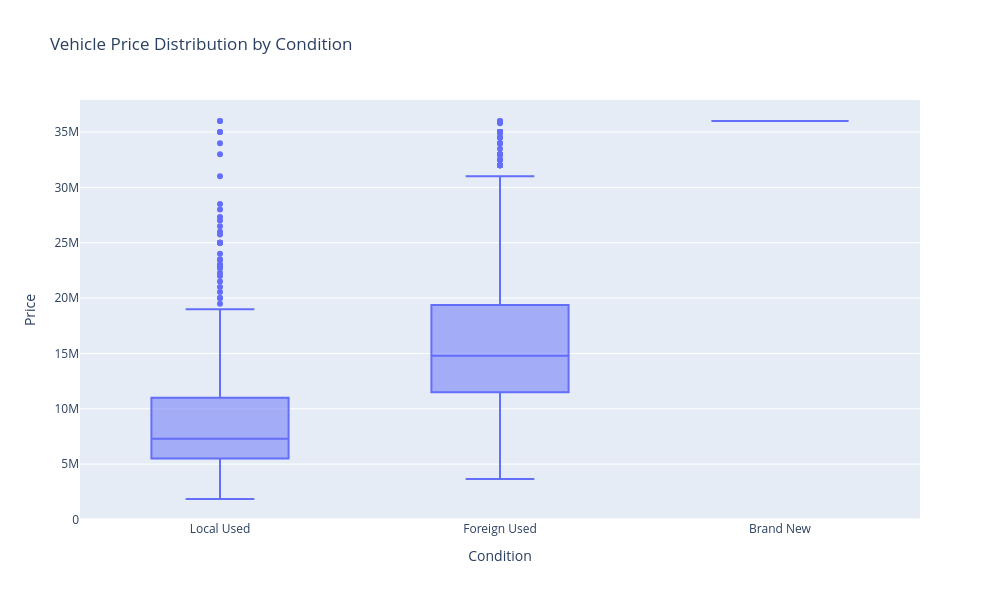

The cell this chart's notebook holds for it:
### Code cell
#Boxplot for visual insight
fig3 = px.box(
    df,
    x="condition",
    y="price",
    title="Vehicle Price Distribution by Condition",
    labels={
        "condition": "Condition",
        "price": "Price"
    }
)

fig3.update_layout(
    width=1000,
    height=600
)

fig3.show()

### Figure 1 — Plotly figure (JSON) as saved in the notebook; plotly's stock layout.template omitted (floating-point values rounded to 4 significant figures; data arrays with more than 128 entries replaced by an {"elided": "..."} marker saying what was removed)
{"data": [{"alignmentgroup": "True", "hovertemplate": "Condition=%{x}<br>Price=%{y}<extra></extra>", "legendgroup": "", "marker": {"color": "#636efa"}, "name": "", "notched": false, "offsetgroup": "", "orientation": "v", "showlegend": false, "type": "box", "x": {"elided": "1773 str values"}, "x0": " ", "xaxis": "x", "y": {"elided": "1773 float values"}, "y0": " ", "yaxis": "y"}], "layout": {"boxmode": "group", "height": 600, "legend": {"tracegroupgap": 0}, "title": {"text": "Vehicle Price Distribution by Condition"}, "width": 1000, "xaxis": {"anchor": "y", "domain": [0, 1], "title": {"text": "Condition"}}, "yaxis": {"anchor": "x", "domain": [0, 1], "title": {"text": "Price"}}}}
